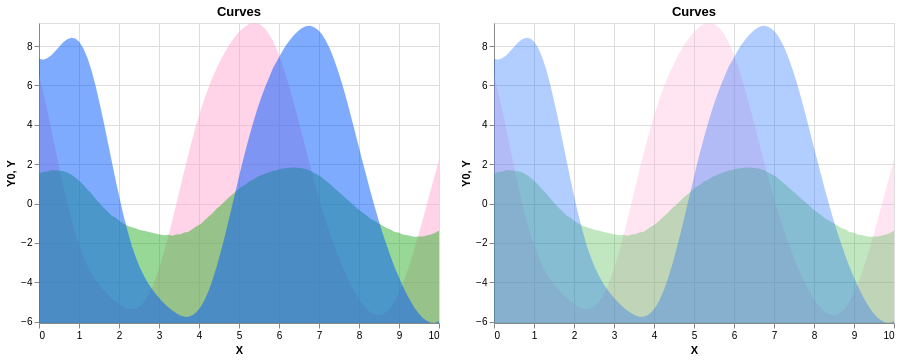

This figure's notebook cell:
### Markdown cell above
# Side by Side

For this study, we need to generate pairs of scatterplots and pairs of parallel coordinate plots. We will create two generalized functions which take in two data frames whose columns are 'X' and 'Y' and whose entries are tuples, indicating the coordinates. These functions will each return a vega-altair chart that will be added as components.

### Code cell
import random 

def get_shuffled_opacity(opacityGroup, rnd):
    """
    Shuffle the opacity group using a provided random.Random instance.
    Returns (opacity_left, opacity_right)
    """
    shuffled = rnd.sample(opacityGroup, k=2)
    return shuffled[0], shuffled[1]

#Shuffle a given color list (or pick n from it) using a specific random seed
#def generate_random_colors(n, colors=None, seed=None):
    """
    Shuffle a given color list (or pick n from it) using a specific random seed.
    """
    if colors is None:
        raise ValueError("A list of base colors must be provided.")
    rnd = random.Random(seed)
    return rnd.sample(colors, k=n)


def generate_random_colors(n, colors=None, seed=None):
    """
    Return a list of n colors in the exact order provided in the palette.
    If `colors` is provided, it returns the first n colors as-is (no shuffle).
    """
    if colors is not None:
        if len(colors) < n:
            raise ValueError(f"Not enough colors provided. Needed {n}, but got {len(colors)}.")
        return colors[:n]  # Keep original order
    else:
        rnd = random.Random(seed)
        return [f"#{rnd.randint(0, 0xFFFFFF):06x}" for _ in range(n)]
    

def plot_side_by_side(seed=None, num_curves=3, opacityGroup=None, base_opacity=0.5, shuffle=True):
    """
    Generate and display two Altair charts side by side with different opacities.
    """
    if opacityGroup is None:
        # Use the first pair generated if no specific group is provided
        opacity_pairs = generate_opacity_pairs(base_opacity)
        if not opacity_pairs:
            raise ValueError("No valid opacity pairs generated.")
        opacityGroup = opacity_pairs[0]
    #chart1 = plot_altair_curve(seed=seed, num_curves=num_curves, opacity=opacityGroup[0])
    #chart2 = plot_altair_curve(seed=seed, num_curves=num_curves, opacity=opacityGroup[1])
    #return alt.hconcat(chart1, chart2)

    if shuffle:
        # give shuffle seed based on opacity generated
        shuffleSeed = opacityGroup[0]*10+opacityGroup[1]*10 
        rnd = random.Random(shuffleSeed)
        opacity_left, opacity_right = get_shuffled_opacity(opacityGroup,rnd)
    else:
        shuffled = opacityGroup  # Keep original order
        opacity_left, opacity_right = shuffled

    # Define curve labels
    curve_names = [f'Curve {i+1}' for i in range(num_curves)]


# ================= Here to change the colors [fixed or random] ======================

    # Define fixed color palettes
    custom_palette01 = ['#ffa8d1', '#31b12f', '#0059ff']
    custom_palette02 = ['#ffa8d1', '#31b12f', '#0059ff']

    # Randomly assign color palettes to left and right sides
    swap_palettes = rnd.choice([True, False])
    if swap_palettes:
        palette_left = custom_palette02
        palette_right = custom_palette01
    else:
        palette_left = custom_palette01
        palette_right = custom_palette02

    # Generate reproducible shuffled colors for each side
    left_color_seed = seed if seed is not None else 0
    right_color_seed = seed + 1000 if seed is not None else 1000

    left_colors = generate_random_colors(len(curve_names), 
                                         colors=palette_left
                                         #,seed=left_color_seed
                                         )
    
    right_colors = generate_random_colors(len(curve_names), 
                                          colors=palette_right
                                          #,seed=right_color_seed
                                          )

# =====================================================================================

    # Create Altair color encodings using the generated color lists
    colors_left = alt.Color(
        'Curve:N',
        scale=alt.Scale(domain=curve_names, range=left_colors),
        legend=None
    )

    colors_right = alt.Color(
        'Curve:N',
        scale=alt.Scale(domain=curve_names, range=right_colors),
        legend=None
    )
    print(colors_left)
    print(colors_right)
    # Generate the two charts with different opacities and color encodings
    chart1 = plot_altair_curve(
        seed=seed,
        num_curves=num_curves,
        opacity=opacity_left,
        colors=colors_left
    )

    chart2 = plot_altair_curve(
        seed=seed,
        num_curves=num_curves,
        opacity=opacity_right,
        colors=colors_right
    )


    return alt.hconcat(chart1, chart2).resolve_scale(color='independent')

chart = plot_side_by_side(seed=42, num_curves=3, base_opacity=0.5)
chart

### Figure 1 — Vega-Lite specification as saved in the notebook (floating-point values rounded to 4 significant figures; data arrays with more than 128 entries replaced by an {"elided": "..."} marker saying what was removed)
{"config": {"view": {"continuousWidth": 300, "continuousHeight": 300}}, "hconcat": [{"data": {"name": "data-8722fe2a6e5ca3148ad8c65dae86672c"}, "mark": {"type": "area", "opacity": 0.5}, "encoding": {"color": {"field": "Curve", "legend": null, "scale": {"domain": ["Curve 1", "Curve 2", "Curve 3"], "range": ["#ffa8d1", "#31b12f", "#0059ff"]}, "type": "nominal"}, "x": {"field": "X", "type": "quantitative"}, "y": {"field": "Y0", "scale": {"domain": [-6.073, 9.176]}, "type": "quantitative"}, "y2": {"field": "Y"}}, "height": 300, "title": "Curves", "width": 400}, {"data": {"name": "data-8722fe2a6e5ca3148ad8c65dae86672c"}, "mark": {"type": "area", "opacity": 0.3}, "encoding": {"color": {"field": "Curve", "legend": null, "scale": {"domain": ["Curve 1", "Curve 2", "Curve 3"], "range": ["#ffa8d1", "#31b12f", "#0059ff"]}, "type": "nominal"}, "x": {"field": "X", "type": "quantitative"}, "y": {"field": "Y0", "scale": {"domain": [-6.073, 9.176]}, "type": "quantitative"}, "y2": {"field": "Y"}}, "height": 300, "title": "Curves", "width": 400}], "resolve": {"scale": {"color": "independent"}}, "$schema": "https://vega.github.io/schema/vega-lite/v5.20.1.json", "datasets": {"data-8722fe2a6e5ca3148ad8c65dae86672c": {"elided": "300 records"}}}
